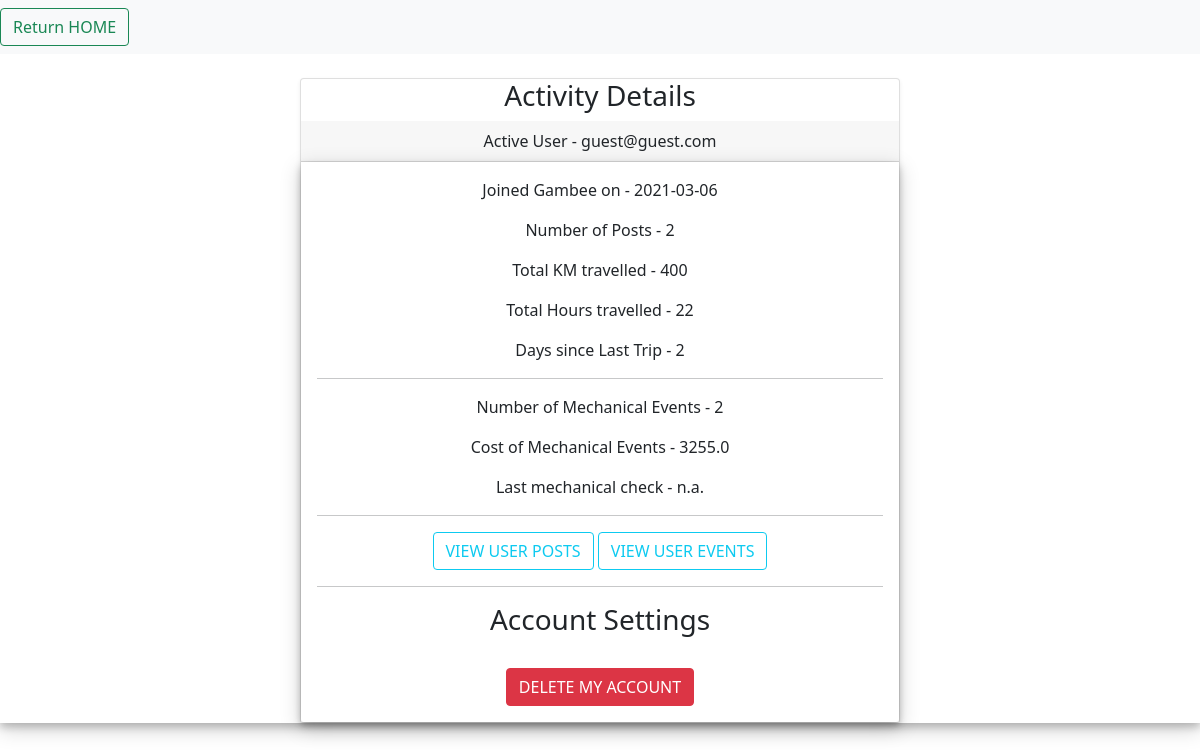
Screenshot of /user/guest (signed in) with the database file from the repository.
### application/models.py (models this page shows, shortened)
class Riders(db.Model, UserMixin):
    __tablename__ = 'Users_Tab'
    id = db.Column(db.Integer, primary_key=True)
    email = db.Column(db.String(100), unique=True)
    passw = db.Column(db.String(50))
    joined_on = db.Column(db.Date)

class TripRecords(db.Model):
    __tablename__ = 'TripRecords'
    id = db.Column(db.Integer, primary_key=True)
    trip_name = db.Column(db.String(100))
    trip_date = db.Column(db.Date)
    area_name = db.Column(db.String(50))
    km_travelled = db.Column(db.Integer)
    h_travelled = db.Column(db.Integer)
    km_initial = db.Column(db.Integer)
    km_final = db.Column(db.Integer)
    added_by = db.Column(db.String(100))

class MechanicalEvent(db.Model):
    __tablename__ = 'Mechanical_Tab'
    id = db.Column(db.Integer, primary_key=True)
    event_name = db.Column(db.String(100))
    event_date = db.Column(db.Date)
    event_details = db.Column(db.String(200))
    event_km = db.Column(db.Integer)
    event_cost = db.Column(db.Float)
    event_owner = db.Column(db.String(100))

### application/routes.py (the view)
@app.route('/user/<rider_email>')
def user_panel(rider_email):
    active_user = Riders.query.filter(Riders.email.startswith(rider_email)).first()
    fulL_user = RiderProfile(active_user.email, active_user.joined_on)
    fulL_user.set_tripDB(TripRecords)
    fulL_user.set_meventsDB(MechanicalEvent)
    fulL_user.get_user_recordset()
    fulL_user.get_mechanical_recordset()
    return render_template('user_panel.html', rider_email=fulL_user)

### application/routes.py (called while the page is built)
@loginMan.user_loader
def load_user(email):
    return Riders.query.filter_by(email=email).first()

### components/riderProfile.py (called while the page is built)
    def set_tripDB(self, db_object):
        self.tripsDB = db_object

    def set_meventsDB(self, db_object):
        self.meventsDB = db_object

    def get_user_recordset(self):
        if self.email != Config.ADMIN_USER:
            user_rec = self.tripsDB.query.filter_by(added_by=self.email).all()
        else:
            user_rec = self.tripsDB.query.all()
        self.recordset_user = user_rec

    def get_mechanical_recordset(self):
        if self.email != Config.ADMIN_USER:
            user_rec = self.meventsDB.query.filter_by(event_owner=self.email).all()
        else:
            user_rec = self.meventsDB.query.all()
        self.recordset_mechanical = user_rec

    def get_no_posts(self):
        no_of_posts = 0
        for post in self.recordset_user:
            no_of_posts += 1
        return no_of_posts

    def get_total_km(self):
        no_km = 0
        for post in self.recordset_user:
            no_km += post.km_travelled
        return no_km

    def get_total_h(self):
        no_h = 0
        for post in self.recordset_user:
            no_h += post.h_travelled
        return no_h

    def get_days_since_last(self):
        if self.email != Config.ADMIN_USER:
            latest = self.tripsDB.query.filter_by(added_by=self.email).order_by(desc(self.tripsDB.trip_date)).first()
        else:
            latest = self.tripsDB.query.order_by(desc(self.tripsDB.trip_date)).first()
        if latest is not None:
            days_since = (latest.trip_date - datetime.now().date()).days
        else:
            days_since = -1
        return days_since

    def get_no_mevents(self):
        no_events = 0
        for ev in self.recordset_mechanical:
            no_events += 1
        return no_events

    def get_cost_mevents(self):
        cost_events = 0
        for ev in self.recordset_mechanical:
            cost_events += ev.event_cost
        return cost_events

### application/templates/user_panel.html (shortened to what this page needs)
{% extends 'base.html' %}
{%block user_block%}
<nav class="navbar navbar-light bg-light">
    <form class="form-inline">
        <button class="btn btn-outline-success" type="button" onclick="window.location.href='{{ url_for( 'home') }}';">
            Return HOME
        </button>
    </form>
</nav>
<div class="d-flex justify-content-center text-center form_shadow">
    <div class="card shadow-sm col-sm-3 mt-4 form_shadow" style="width: 50%">
        <h3>Activity Details</h3>
        <div class="card-header">
            Active User - {{rider_email.email}}
        </div>
        <div class="card-body form_shadow">
            <p class="text-sm-left">Joined Gambee on - {{rider_email.joined_on}}</p>
            <p class="text-sm-left">Number of Posts - {{rider_email.get_no_posts()}}</p>
            <p class="text-sm-left">Total KM travelled - {{rider_email.get_total_km()}}</p>
            <p class="text-sm-left">Total Hours travelled - {{rider_email.get_total_h()}}</p>
            <p class="text-sm-left">Days since Last Trip - {{rider_email.get_days_since_last()}}</p>
            <hr>
            <p class="text-sm-left">Number of Mechanical Events - {{rider_email.get_no_mevents()}}</p>
            <p class="text-sm-left">Cost of Mechanical Events - {{rider_email.get_cost_mevents()}}</p>
            <p class="text-sm-left">Last mechanical check - n.a.</p>
            <hr>
            <button class="btn btn-outline-info" type="button"
                    onclick="window.location.href='{{ url_for( 'view_trips') }}';">VIEW USER POSTS
            </button>
            <button class="btn btn-outline-info" type="button"
                    onclick="window.location.href='{{ url_for( 'view_mechanical_ev') }}';">VIEW USER EVENTS
            </button>
            <hr>
            <h3>Account Settings</h3>
            <br>
            <button class="btn btn-danger" type="button"
                    onclick="window.location.href='{{ url_for( 'delete_user', rider_email=rider_email.email) }}';">DELETE MY ACCOUNT
            </button>
        </div>
    </div>
</div>
{%endblock%}

### application/static/style.css (style rules this page uses)
.form_shadow { box-shadow: 0 4px 8px 0 rgba(0, 0, 0, 0.2), 0 6px 20px 0 rgba(0, 0, 0, 0.19); text-align: center; }

### rows the page displays
Riders: email "guest@guest.com", joined_on "2021-03-06"
TripRecords: get_total_km "400", get_total_h "22"
TripRecords: get_days_since_last "2"
MechanicalEvent: get_cost_mevents "3255.0"

### other values shown
{{ rider_email.get_no_posts() }} "2"
{{ rider_email.get_no_mevents() }} "2"
